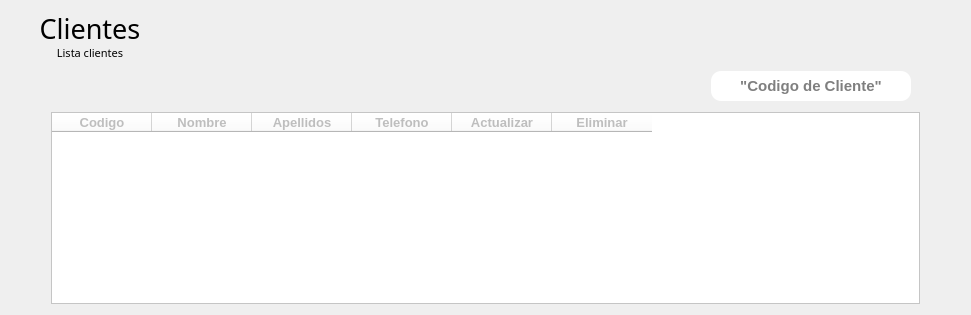
         <widget class="QWidget" name="page_client_list">
          <layout class="QVBoxLayout" name="verticalLayout_13">
           <item>
            <layout class="QHBoxLayout" name="horizontalLayout_19">
             <property name="spacing">
              <number>0</number>
             </property>
             <property name="rightMargin">
              <number>23</number>
             </property>
             <item>
              <layout class="QVBoxLayout" name="verticalLayout_12">
               <property name="spacing">
                <number>0</number>
               </property>
               <item>
                <widget class="QLabel" name="lbl_Logo_13">
                 <property name="sizePolicy">
                  <sizepolicy hsizetype="Expanding" vsizetype="Preferred">
                   <horstretch>0</horstretch>
                   <verstretch>0</verstretch>
                  </sizepolicy>
                 </property>
                 <property name="minimumSize">
                  <size>
                   <width>158</width>
                   <height>34</height>
                  </size>
                 </property>
                 <property name="maximumSize">
                  <size>
                   <width>158</width>
                   <height>34</height>
                  </size>
                 </property>
                 <property name="font">
                  <font>
                   <family>Trajan Pro</family>
                   <pointsize>20</pointsize>
                  </font>
                 </property>
                 <property name="styleSheet">
                  <string notr="true">border-radius: 60%;</string>
                 </property>
                 <property name="text">
                  <string>Clientes</string>
                 </property>
                 <property name="alignment">
                  <set>Qt::AlignCenter</set>
                 </property>
                </widget>
               </item>
               <item>
                <widget class="QLabel" name="lbl_Logo_14">
                 <property name="sizePolicy">
                  <sizepolicy hsizetype="Expanding" vsizetype="Preferred">
                   <horstretch>0</horstretch>
                   <verstretch>0</verstretch>
                  </sizepolicy>
                 </property>
                 <property name="minimumSize">
                  <size>
                   <width>158</width>
                   <height>15</height>
                  </size>
                 </property>
                 <property name="maximumSize">
                  <size>
                   <width>158</width>
                   <height>15</height>
                  </size>
                 </property>
                 <property name="font">
                  <font>
                   <family>Trajan Pro</family>
                   <pointsize>8</pointsize>
                  </font>
                 </property>
                 <property name="styleSheet">
                  <string notr="true">border-radius: 60%;</string>
                 </property>
                 <property name="text">
                  <string>Lista clientes</string>
                 </property>
                 <property name="alignment">
                  <set>Qt::AlignCenter</set>
                 </property>
                </widget>
               </item>
              </layout>
             </item>
             <item>
              <spacer name="horizontalSpacer_27">
               <property name="orientation">
                <enum>Qt::Horizontal</enum>
               </property>
               <property name="sizeHint" stdset="0">
                <size>
                 <width>40</width>
                 <height>20</height>
                </size>
               </property>
              </spacer>
             </item>
            </layout>
           </item>
           <item>
            <layout class="QHBoxLayout" name="horizontalLayout_22">
             <property name="spacing">
              <number>6</number>
             </property>
             <item>
              <spacer name="horizontalSpacer_28">
               <property name="orientation">
                <enum>Qt::Horizontal</enum>
               </property>
               <property name="sizeHint" stdset="0">
                <size>
                 <width>40</width>
                 <height>20</height>
                </size>
               </property>
              </spacer>
             </item>
             <item>
              <widget class="QLineEdit" name="txt_buscar_cliente">
               <property name="minimumSize">
                <size>
                 <width>200</width>
                 <height>30</height>
                </size>
               </property>
               <property name="maximumSize">
                <size>
                 <width>200</width>
                 <height>30</height>
                </size>
               </property>
               <property name="font">
                <font>
                 <pointsize>11</pointsize>
                 <weight>75</weight>
                 <bold>true</bold>
                </font>
               </property>
               <property name="styleSheet">
                <string notr="true">background-color: rgb(255, 255, 255);
border-radius:10%;
vertical-align:auto;</string>
               </property>
               <property name="alignment">
                <set>Qt::AlignCenter</set>
               </property>
               <property name="placeholderText">
                <string>&quot;Codigo de Cliente&quot;</string>
               </property>
              </widget>
             </item>
             <item>
              <widget class="QPushButton" name="btn_Consultar_Cliente">
               <property name="minimumSize">
                <size>
                 <width>0</width>
                 <height>40</height>
                </size>
               </property>
               <property name="maximumSize">
                <size>
                 <width>60</width>
                 <height>16777215</height>
                </size>
               </property>
               <property name="font">
                <font>
                 <pointsize>12</pointsize>
                 <weight>75</weight>
                 <bold>true</bold>
                </font>
               </property>
               <property name="cursor">
                <cursorShape>PointingHandCursor</cursorShape>
               </property>
               <property name="styleSheet">
                <string notr="true">QPushButton{
	alternate-background-color: qlineargradient(spread:reflect, x1:0.045, y1:1, x2:1, y2:0.215909, stop:0 rgba(90, 98, 136, 0), stop:0.625 rgba(255, 255, 255, 0));
	border-radius: 10px;
	color: white;
}</string>
               </property>
               <property name="text">
                <string/>
               </property>
               <property name="icon">
                <iconset>
                 <normaloff>../icon/buscar1.png</normaloff>../icon/buscar1.png</iconset>
               </property>
               <property name="iconSize">
                <size>
                 <width>40</width>
                 <height>40</height>
                </size>
               </property>
              </widget>
             </item>
            </layout>
           </item>
           <item>
            <layout class="QHBoxLayout" name="horizontalLayout_23">
             <property name="spacing">
              <number>0</number>
             </property>
             <item>
              <spacer name="horizontalSpacer_29">
               <property name="orientation">
                <enum>Qt::Horizontal</enum>
               </property>
               <property name="sizeHint" stdset="0">
                <size>
                 <width>40</width>
                 <height>20</height>
                </size>
               </property>
              </spacer>
             </item>
             <item>
              <widget class="QTableWidget" name="tbl_Cliente">
               <property name="enabled">
                <bool>false</bool>
               </property>
               <property name="minimumSize">
                <size>
                 <width>869</width>
                 <height>0</height>
                </size>
               </property>
               <property name="maximumSize">
                <size>
                 <width>16777215</width>
                 <height>600</height>
                </size>
               </property>
               <property name="styleSheet">
                <string notr="true">background-color: rgb(255, 255, 255);
text-align:auto;
</string>
               </property>
               <column>
                <property name="text">
                 <string>Codigo</string>
                </property>
                <property name="font">
                 <font>
                  <pointsize>10</pointsize>
                  <weight>75</weight>
                  <bold>true</bold>
                 </font>
                </property>
               </column>
               <column>
                <property name="text">
                 <string>Nombre</string>
                </property>
                <property name="font">
                 <font>
                  <pointsize>10</pointsize>
                  <weight>75</weight>
                  <bold>true</bold>
                 </font>
                </property>
               </column>
               <column>
                <property name="text">
                 <string>Apellidos</string>
                </property>
                <property name="font">
                 <font>
                  <pointsize>10</pointsize>
                  <weight>75</weight>
                  <bold>true</bold>
                 </font>
                </property>
               </column>
               <column>
                <property name="text">
                 <string>Telefono</string>
                </property>
                <property name="font">
                 <font>
                  <pointsize>10</pointsize>
                  <weight>75</weight>
                  <bold>true</bold>
                 </font>
                </property>
               </column>
               <column>
                <property name="text">
                 <string>Actualizar</string>
                </property>
                <property name="font">
                 <font>
                  <pointsize>10</pointsize>
                  <weight>75</weight>
                  <bold>true</bold>
                 </font>
                </property>
               </column>
               <column>
                <property name="text">
                 <string>Eliminar</string>
                </property>
                <property name="font">
                 <font>
                  <pointsize>10</pointsize>
                  <weight>75</weight>
                  <bold>true</bold>
                 </font>
                </property>
               </column>
              </widget>
             </item>
             <item>
              <spacer name="horizontalSpacer_30">
               <property name="orientation">
                <enum>Qt::Horizontal</enum>
               </property>
               <property name="sizeHint" stdset="0">
                <size>
                 <width>40</width>
                 <height>20</height>
                </size>
               </property>
              </spacer>
             </item>
            </layout>
           </item>
          </layout>
         </widget>
